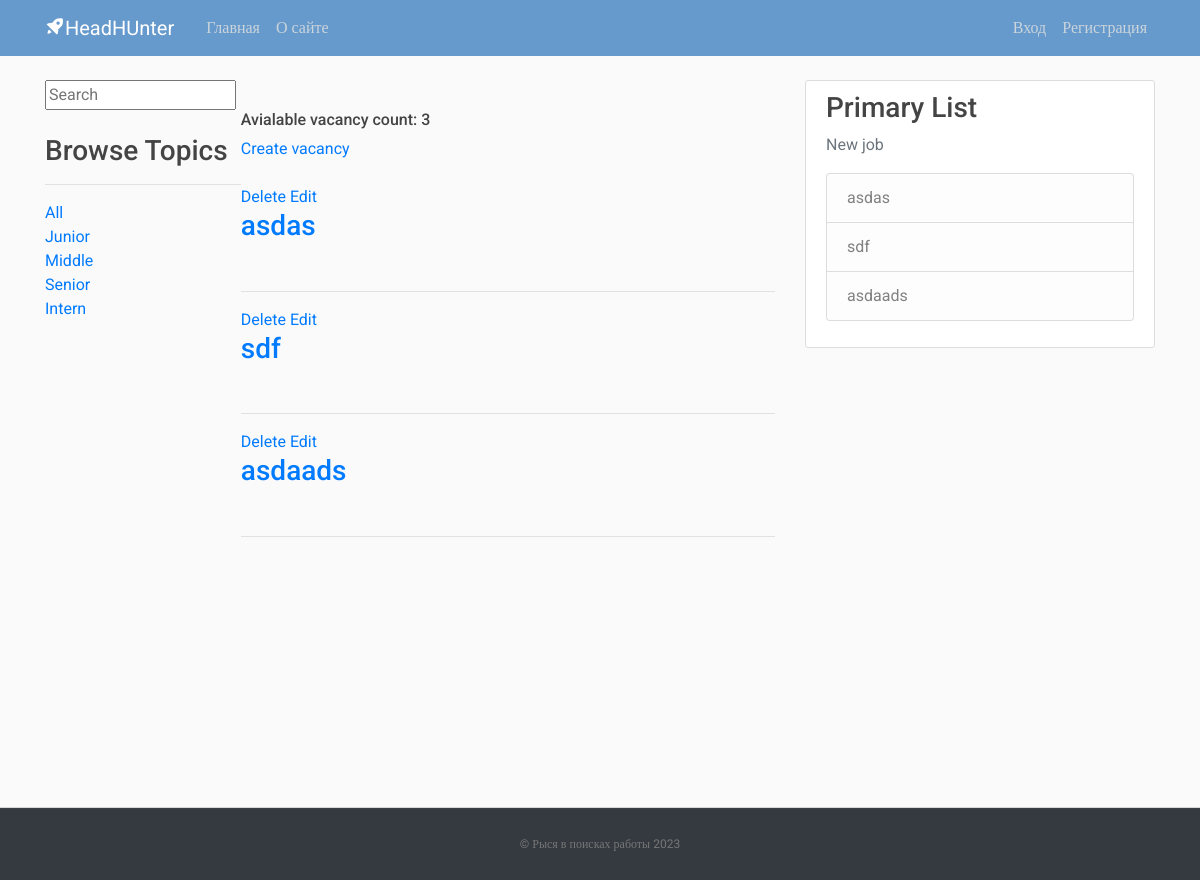
/, run on an earlier commit of the app's database.
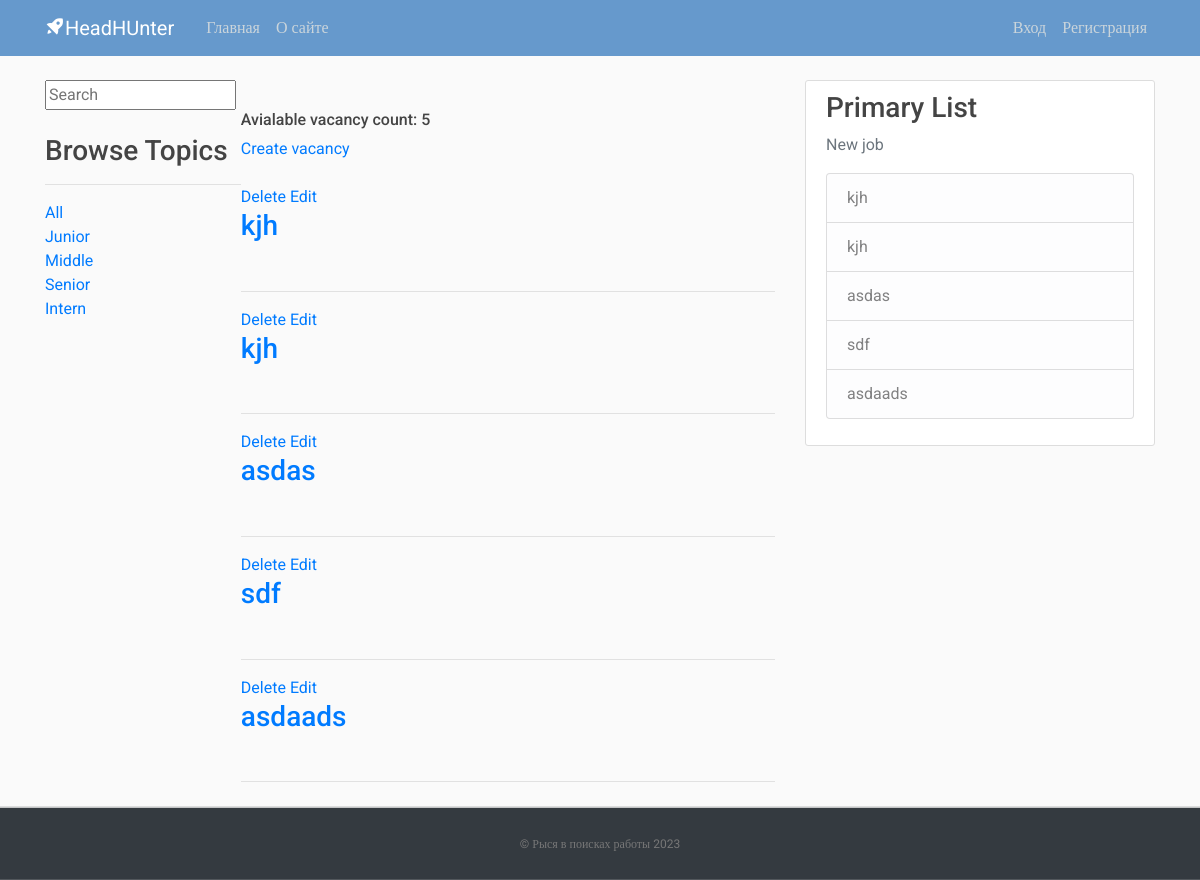
And on a later commit of the database.
### base/models.py (models this page shows, shortened)
class DevGrades(models.Model):  # Джуниор, Миддл, Сеньор, Стажер
    name = models.CharField(max_length=10)

class Vacancy(models.Model):
    name = models.CharField(max_length=30)
    employer = models.ForeignKey(User, on_delete=models.SET_NULL, null=True)  # Работодатель
    devgrade = models.ForeignKey(DevGrades, on_delete=models.SET_NULL, null=True)  # Уровень
    description = models.TextField(null=True)
    updated = models.DateTimeField(auto_now=True)  # Изменено
    created = models.DateTimeField(auto_now_add=True)  # Добавлено, эти можно использовать при сортировке
    class Meta:
        ordering = ['-created']  # Наверное можно вывести прямо отсюда фильтр по Джунам, Сеньорам и тд

### base/views.py (the view)
# urls.py: path('', views.Home, name='home_page'),
def  Home(request):
    q = request.GET.get('q') if request.GET.get('q') is not None else ''  # Временная q будет содержать значение параметра 'q' из запроса, если таковой присутствует, иначе она будет равна пустой строке. Это часто используется для обработки поисковых запросов или других параметров веб-страницы.
    vacancies = Vacancy.objects.filter(
                                Q(devgrade__name__icontains=q) |
                                Q(name__icontains=q) or
                                Q(employer__icontains=q)
                                )  # Параметр __icontains считывает прописные и строчные символы по заданоому имени, немного различается, нежели __contains
    devgrades = DevGrades.objects.all()
    vacancy_count = vacancies.count()  # Функция count() считает автоматически количество объектов
    context = {'devgrades': devgrades, 'vacancy_count': vacancy_count, 'vacancies': vacancies}  # Для вывода в фронт сайта
    return render(request, 'base/home_page.html', context)

### base/templates/base/home_page.html
{% extends "navbar.html" %}
{% block content %}
{% block search_bar %}
{% include 'search_bar.html' %}
{% endblock %}
<div class="wrapper">
<div class="home-container">
    <div>
    <br>
        <h3>Browse Topics</h3>
        <hr>
            <div>
                <a href="{% url 'home_page'  %}">All</a>
            </div>
        {% for devgrade in devgrades %}
            <div>
                <a href="{% url 'home_page'  %}?q={{devgrade.name}}">{{devgrade.name}}</a>
            </div>
        {% endfor %}
    </div>
    <div>
        <h6>Avialable vacancy count: {{vacancy_count}}</h6>
        <a href="{% url 'create_vacancy' %}">Create vacancy</a>
        <br><br>
        {% for vacancy in vacancies %}
        <div>
            <a href="{% url 'delete_vacancy' vacancy.id%}">Delete</a>
            <a href="{% url 'update_vacancy' vacancy.id %}">Edit</a>
            <br>
            <h3><a href="{% url 'vacancy_details' vacancy.id%}">{{vacancy.name}}</a></h3>
            <br>
            <hr>
        </div>
        {% endfor %}
    </div>
</div>
</div>
{% endblock content %}

### templates/navbar.html (shortened to what this page needs)
{% load static %}
<!DOCTYPE html>
<html>
<head>
            <link rel="stylesheet" href="https://maxcdn.bootstrapcdn.com/bootstrap/4.0.0/css/bootstrap.min.css">
            <link rel="stylesheet" type="text/css" href="{% static 'styles/main.css' %}">
            <link href='https://unpkg.com/boxicons@2.1.2/css/boxicons.min.css' rel='stylesheet'>
        </head>
<body>
            <header class="site-header">
            <nav class="navbar navbar-expand-md navbar-dark bg-blue fixed-top">
                <div class="container">
                <a class="navbar-brand mr-4" href="{% url 'home_page' %}"><i class='bx bxs-rocket bx-tada-hover'></i>HeadHUnter</a>
                <div class="collapse navbar-collapse" id="navbarToggle">
                    <div class="navbar-nav mr-auto">
                    <a class="nav-item nav-link " href="{% url 'home_page' %}">Главная</a>
                    <a class="nav-item nav-link" href="{% url 'home_page' %}">О сайте</a>
                    </div>
                    <div class="navbar-nav">
                        <div class="navbar-nav">
                    {% if user.is_authenticated %}
                        <a class="nav-item nav-link" href="{% url 'profile' %}">Профиль</a>
                        <a class="nav-item nav-link" href="{% url 'logout' %}">Выход</a>
                    {% else %}
                        <a class="nav-item nav-link" href="{% url 'loginPage' %}">Вход</a>
                        <a class="nav-item nav-link" href="{% url 'register' %}">Регистрация</a>
                    {% endif %}
                    </div>
                </div>
                </div>
            </nav>
            </header>
            <main role="main" class="container">
            <div class="row">
                <div class="col-md-8">
                {% block content %}{% endblock %}
                </div>
                <div class="col-md-4">
                <div class="content-section">
                    <h3>Primary List</h3>
                    <p class='text-muted'>New job
                    <ul class="list-group">
                        {% for i in vacancies %}
                        <li class="list-group-item list-group-item-light">{{i.name}}</li>
                        {% endfor %}
                    </ul>
                    </p>
                </div>
                </div>
            </div>
        </main>
</body>
{% include 'header_footer.html' %}
</html>

### templates/search_bar.html (shortened to what this page needs)
<form class="footer" method="GET" action="{% url 'home_page' %}">
    <input type="text" name="q" placeholder="Search">
</form>

### templates/header_footer.html (shortened to what this page needs)
<!-- {% load static %}
<link rel="stylesheet" type="text/css" href="{% static 'styles/main.css' %}"> -->
<footer class="text-center bg-dark">
    <p><a href="{% url 'home_page' %}">© Рыся в поисках работы 2023</a></p>
  </footer>

### static/styles/main.css (style rules this page uses)
body, html { width:100%; height:100% }
body { margin:0; padding:0; background: #fafafa; color: #333333; margin-top: 5rem; font-family:Roboto; display: flex; flex-direction: column; min-height: 100vh; }
.wrapper { flex: 1; }
h1, h2, h3, h4, h5, h6 { color: #444444; }
ul { margin: 0; }
.bg-blue { background-color: #6699cc; }
.site-header .navbar-nav .nav-link { color: #cbd5db; }
.content-section { background: #ffffff; padding: 10px 20px; border: 1px solid #dddddd; border-radius: 3px; margin-bottom: 20px; }
footer { position: sticky!important; top: 100%; padding-top:25px; padding-bottom:25px; border-top:1px solid #ddd; }
footer p { margin:2px; text-align:center; padding:0 40px; color:#fff; font-size:12px; }
footer a { color:#777 }

### templates/navbar.html (style rules this page uses)
.home-container { display: grid; grid-template-columns: 1.1fr 3fr; }

What changed in the data, as far as the page shows it:
added Vacancy: name "kjh"
added Vacancy: name "kjh"
Also different on the page:
{{ vacancy_count }}: "3" → "5"
